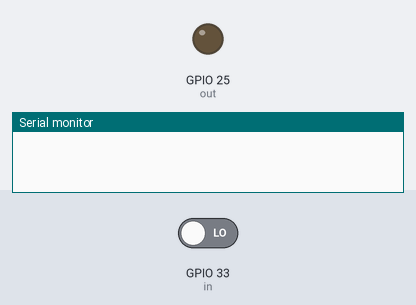
This sketch was run on a simulated ESP32. Parts: output pins drawn as LEDs (lit = HIGH), the last lines printed to the serial monitor. The test bench sets the inputs (shaded band); at power-on: GPIO 33 (in) LOW.

Above: at 1.2 s.
1.3 s: GPIO 33 (in) driven HIGH
At 1.45 s:
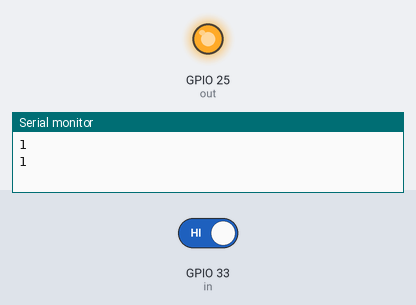
Timing chart, 0 to 4.3 s (numbered marks = the images above; inputs shaded):
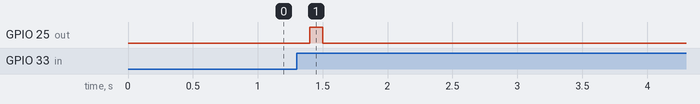

Measured:
- after the input at 1.3 s, GPIO 25 (out): LOW → HIGH after 0.10 s, → LOW 0.10 s later

The sketch:

RotaryPhoneTesting.ino
```cpp
int needToPrint = 0;
int count;
int in = 33;
int out = 25;
int lastState = LOW;
int trueState = LOW;
long lastStateChangeTime = 0;
int cleared = 0;

// constants

int dialHasFinishedRotatingAfterMs = 100;
int debounceDelay = 10;

void setup()
{
  Serial.begin(9600);
  pinMode(in, INPUT);
  pinMode(out, OUTPUT);
}

void loop()
{
  int reading = digitalRead(in);
  if ((millis() - lastStateChangeTime) > dialHasFinishedRotatingAfterMs) {
    // the dial isn't being dialed, or has just finished being dialed.
    if (needToPrint) {
      // if it's only just finished being dialed, we need to send the number down the serial
      // line and reset the count. We mod the count by 10 because '0' will send 10 pulses.
      Serial.println(count % 10, DEC);
 Serial.println(count);
      for(int i=0; i<(count); i++) {

        digitalWrite(out, HIGH);
        delay(100);
        digitalWrite(out, LOW);
        delay(100);
      }


      needToPrint = 0;
      count = 0;
      cleared = 0;


    }
  }

  if (reading != lastState) {
    lastStateChangeTime = millis();
  }
  if ((millis() - lastStateChangeTime) > debounceDelay) {
    // debounce - this happens once it's stablized
    if (reading != trueState) {
      // this means that the switch has either just gone from closed->open or vice versa.
      trueState = reading;
      if (trueState == HIGH) {
        // increment the count of pulses if it's gone high.
        count++;
        needToPrint = 1; // we'll need to print this number (once the dial has finished rotating)
      }
    }
  }
  lastState = reading;


}
```
